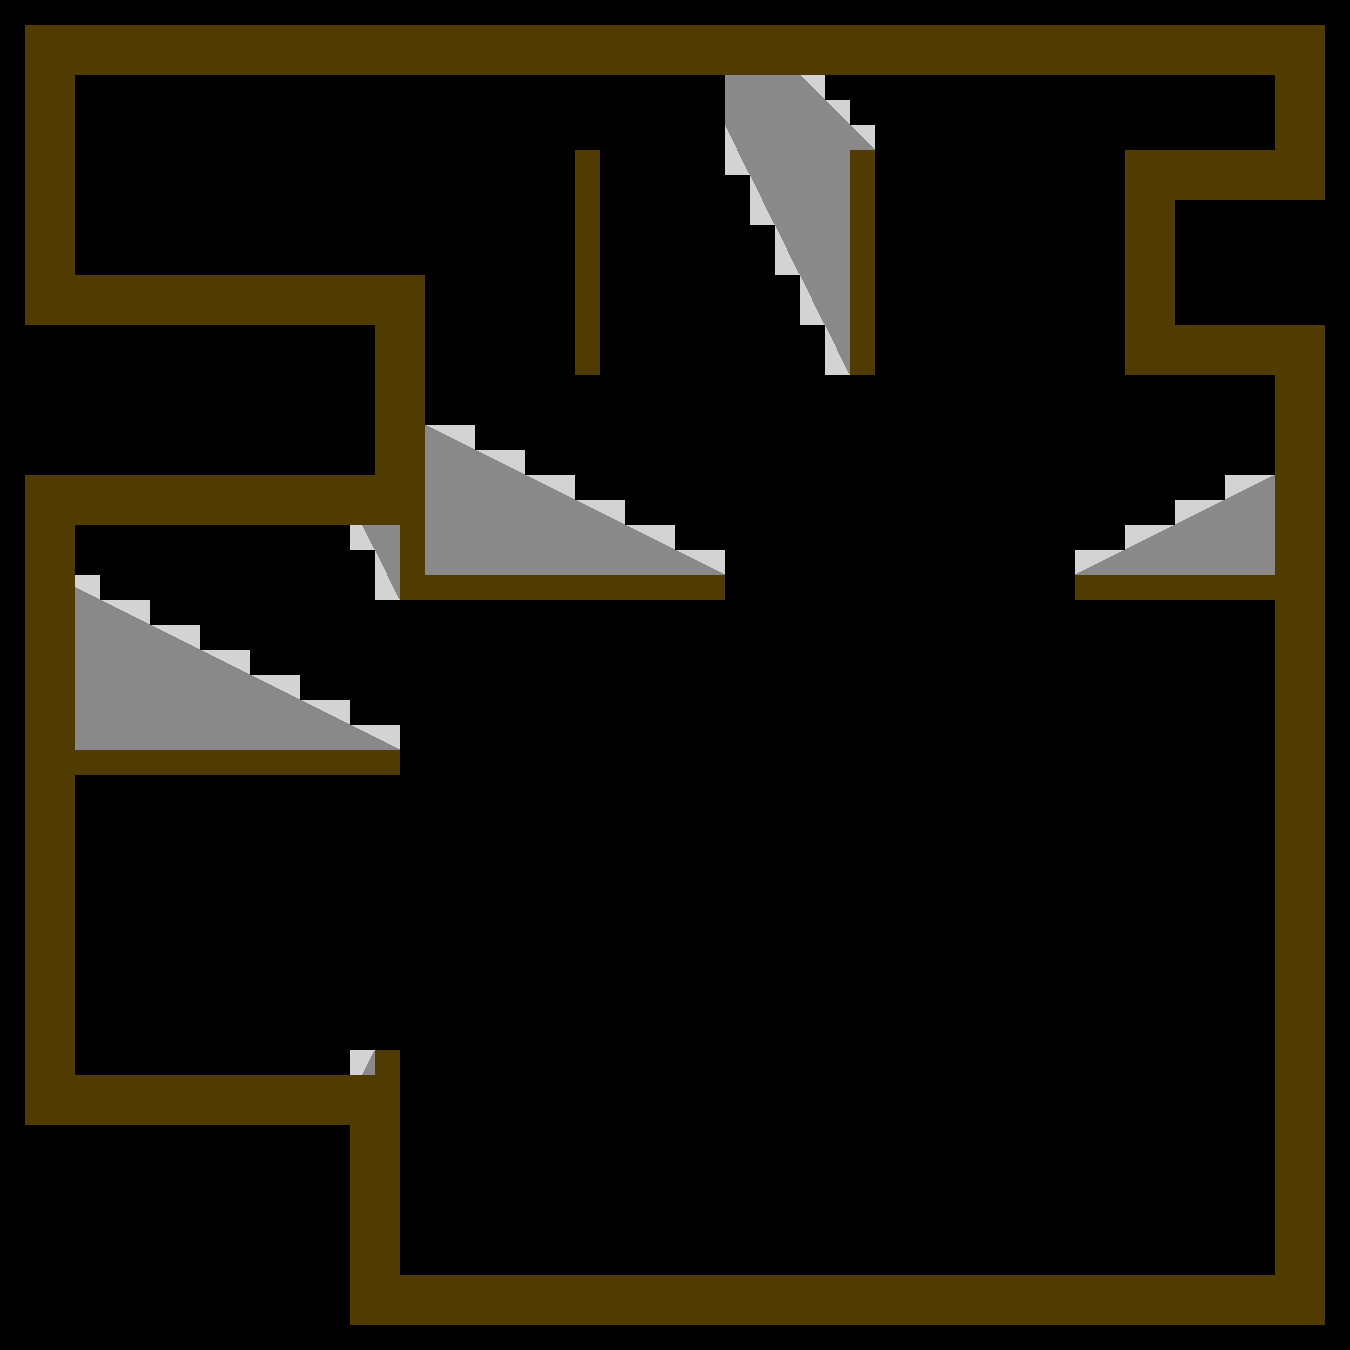

This is a level from a 2D game, rendered from its Tiled map with the project's own tilesets. A one-line summary and the complete map file follow:
An orthogonal 54x54 tile map with 25x25 px tiles, 1 tile layer (Tile Layer 1).

<map version="1.0" orientation="orthogonal" renderorder="right-down" width="54" height="54" tilewidth="25" tileheight="25" nextobjectid="1">
 <tileset firstgid="1" name="tileset" tilewidth="25" tileheight="25" tilecount="35" columns="7">
  <image source="../tileset.png" width="175" height="125" />
 </tileset>
 <layer name="Tile Layer 1" width="54" height="54">
  <data encoding="csv">
3,3,3,3,3,3,3,3,3,3,3,3,3,3,3,3,3,3,3,3,3,3,3,3,3,3,3,3,3,3,3,3,3,3,3,3,3,3,3,3,3,3,3,3,3,3,3,3,3,3,3,3,3,3,
3,1,1,1,1,1,1,1,1,1,1,1,1,1,1,1,1,1,1,1,1,1,1,1,1,1,1,1,1,1,1,1,1,1,1,1,1,1,1,1,1,1,1,1,1,1,1,1,1,1,1,1,1,3,
3,1,1,1,1,1,1,1,1,1,1,1,1,1,1,1,1,1,1,1,1,1,1,1,1,1,1,1,1,1,1,1,1,1,1,1,1,1,1,1,1,1,1,1,1,1,1,1,1,1,1,1,1,3,
3,1,1,0,0,0,0,0,0,0,0,0,0,0,0,0,0,0,0,0,0,0,0,0,0,0,0,0,0,6,6,6,28,0,0,0,0,0,0,0,0,0,0,0,0,0,0,0,0,0,0,1,1,3,
3,1,1,0,0,0,0,0,0,0,0,0,0,0,0,0,0,0,0,0,0,0,0,0,0,0,0,0,0,6,6,6,6,28,0,0,0,0,0,0,0,0,0,0,0,0,0,0,0,0,0,1,1,3,
3,1,1,0,0,0,0,0,0,0,0,0,0,0,0,0,0,0,0,0,0,0,0,0,0,0,0,0,0,12,6,6,6,6,28,0,0,0,0,0,0,0,0,0,0,0,0,0,0,0,0,1,1,3,
3,1,1,0,0,0,0,0,0,0,0,0,0,0,0,0,0,0,0,0,0,0,0,1,0,0,0,0,0,11,6,6,6,6,1,0,0,0,0,0,0,0,0,0,0,1,1,1,1,1,1,1,1,3,
3,1,1,0,0,0,0,0,0,0,0,0,0,0,0,0,0,0,0,0,0,0,0,1,0,0,0,0,0,0,12,6,6,6,1,0,0,0,0,0,0,0,0,0,0,1,1,1,1,1,1,1,1,3,
3,1,1,0,0,0,0,0,0,0,0,0,0,0,0,0,0,0,0,0,0,0,0,1,0,0,0,0,0,0,11,6,6,6,1,0,0,0,0,0,0,0,0,0,0,1,1,3,3,3,3,3,3,3,
3,1,1,0,0,0,0,0,0,0,0,0,0,0,0,0,0,0,0,0,0,0,0,1,0,0,0,0,0,0,0,12,6,6,1,0,0,0,0,0,0,0,0,0,0,1,1,3,3,3,3,3,3,3,
3,1,1,0,0,0,0,0,0,0,0,0,0,0,0,0,0,0,0,0,0,0,0,1,0,0,0,0,0,0,0,11,6,6,1,0,0,0,0,0,0,0,0,0,0,1,1,3,3,3,3,3,3,3,
3,1,1,1,1,1,1,1,1,1,1,1,1,1,1,1,1,0,0,0,0,0,0,1,0,0,0,0,0,0,0,0,12,6,1,0,0,0,0,0,0,0,0,0,0,1,1,3,3,3,3,3,3,3,
3,1,1,1,1,1,1,1,1,1,1,1,1,1,1,1,1,0,0,0,0,0,0,1,0,0,0,0,0,0,0,0,11,6,1,0,0,0,0,0,0,0,0,0,0,1,1,3,3,3,3,3,3,3,
3,3,3,3,3,3,3,3,3,3,3,3,3,3,3,1,1,0,0,0,0,0,0,1,0,0,0,0,0,0,0,0,0,12,1,0,0,0,0,0,0,0,0,0,0,1,1,1,1,1,1,1,1,3,
3,3,3,3,3,3,3,3,3,3,3,3,3,3,3,1,1,0,0,0,0,0,0,1,0,0,0,0,0,0,0,0,0,11,1,0,0,0,0,0,0,0,0,0,0,1,1,1,1,1,1,1,1,3,
3,3,3,3,3,3,3,3,3,3,3,3,3,3,3,1,1,0,0,0,0,0,0,0,0,0,0,0,0,0,0,0,0,0,0,0,0,0,0,0,0,0,0,0,0,0,0,0,0,0,0,1,1,3,
3,3,3,3,3,3,3,3,3,3,3,3,3,3,3,1,1,0,0,0,0,0,0,0,0,0,0,0,0,0,0,0,0,0,0,0,0,0,0,0,0,0,0,0,0,0,0,0,0,0,0,1,1,3,
3,3,3,3,3,3,3,3,3,3,3,3,3,3,3,1,1,23,24,0,0,0,0,0,0,0,0,0,0,0,0,0,0,0,0,0,0,0,0,0,0,0,0,0,0,0,0,0,0,0,0,1,1,3,
3,3,3,3,3,3,3,3,3,3,3,3,3,3,3,1,1,6,6,23,24,0,0,0,0,0,0,0,0,0,0,0,0,0,0,0,0,0,0,0,0,0,0,0,0,0,0,0,0,0,0,1,1,3,
3,1,1,1,1,1,1,1,1,1,1,1,1,1,1,1,1,6,6,6,6,23,24,0,0,0,0,0,0,0,0,0,0,0,0,0,0,0,0,0,0,0,0,0,0,0,0,0,0,9,10,1,1,3,
3,1,1,1,1,1,1,1,1,1,1,1,1,1,1,1,1,6,6,6,6,6,6,23,24,0,0,0,0,0,0,0,0,0,0,0,0,0,0,0,0,0,0,0,0,0,0,9,10,6,6,1,1,3,
3,1,1,0,0,0,0,0,0,0,0,0,0,0,11,6,1,6,6,6,6,6,6,6,6,23,24,0,0,0,0,0,0,0,0,0,0,0,0,0,0,0,0,0,0,9,10,6,6,6,6,1,1,3,
3,1,1,0,0,0,0,0,0,0,0,0,0,0,0,12,1,6,6,6,6,6,6,6,6,6,6,23,24,0,0,0,0,0,0,0,0,0,0,0,0,0,0,9,10,6,6,6,6,6,6,1,1,3,
3,1,1,24,0,0,0,0,0,0,0,0,0,0,0,11,1,1,1,1,1,1,1,1,1,1,1,1,1,0,0,0,0,0,0,0,0,0,0,0,0,0,0,1,1,1,1,1,1,1,1,1,1,3,
3,1,1,6,23,24,0,0,0,0,0,0,0,0,0,0,0,0,0,0,0,0,0,0,0,0,0,0,0,0,0,0,0,0,0,0,0,0,0,0,0,0,0,0,0,0,0,0,0,0,0,1,1,3,
3,1,1,6,6,6,23,24,0,0,0,0,0,0,0,0,0,0,0,0,0,0,0,0,0,0,0,0,0,0,0,0,0,0,0,0,0,0,0,0,0,0,0,0,0,0,0,0,0,0,0,1,1,3,
3,1,1,6,6,6,6,6,23,24,0,0,0,0,0,0,0,0,0,0,0,0,0,0,0,0,0,0,0,0,0,0,0,0,0,0,0,0,0,0,0,0,0,0,0,0,0,0,0,0,0,1,1,3,
3,1,1,6,6,6,6,6,6,6,23,24,0,0,0,0,0,0,0,0,0,0,0,0,0,0,0,0,0,0,0,0,0,0,0,0,0,0,0,0,0,0,0,0,0,0,0,0,0,0,0,1,1,3,
3,1,1,6,6,6,6,6,6,6,6,6,23,24,0,0,0,0,0,0,0,0,0,0,0,0,0,0,0,0,0,0,0,0,0,0,0,0,0,0,0,0,0,0,0,0,0,0,0,0,0,1,1,3,
3,1,1,6,6,6,6,6,6,6,6,6,6,6,23,24,0,0,0,0,0,0,0,0,0,0,0,0,0,0,0,0,0,0,0,0,0,0,0,0,0,0,0,0,0,0,0,0,0,0,0,1,1,3,
3,1,1,1,1,1,1,1,1,1,1,1,1,1,1,1,0,0,0,0,0,0,0,0,0,0,0,0,0,0,0,0,0,0,0,0,0,0,0,0,0,0,0,0,0,0,0,0,0,0,0,1,1,3,
3,1,1,0,0,0,0,0,0,0,0,0,0,0,0,0,0,0,0,0,0,0,0,0,0,0,0,0,0,0,0,0,0,0,0,0,0,0,0,0,0,0,0,0,0,0,0,0,0,0,0,1,1,3,
3,1,1,0,0,0,0,0,0,0,0,0,0,0,0,0,0,0,0,0,0,0,0,0,0,0,0,0,0,0,0,0,0,0,0,0,0,0,0,0,0,0,0,0,0,0,0,0,0,0,0,1,1,3,
3,1,1,0,0,0,0,0,0,0,0,0,0,0,0,0,0,0,0,0,0,0,0,0,0,0,0,0,0,0,0,0,0,0,0,0,0,0,0,0,0,0,0,0,0,0,0,0,0,0,0,1,1,3,
3,1,1,0,0,0,0,0,0,0,0,0,0,0,0,0,0,0,0,0,0,0,0,0,0,0,0,0,0,0,0,0,0,0,0,0,0,0,0,0,0,0,0,0,0,0,0,0,0,0,0,1,1,3,
3,1,1,0,0,0,0,0,0,0,0,0,0,0,0,0,0,0,0,0,0,0,0,0,0,0,0,0,0,0,0,0,0,0,0,0,0,0,0,0,0,0,0,0,0,0,0,0,0,0,0,1,1,3,
3,1,1,0,0,0,0,0,0,0,0,0,0,0,0,0,0,0,0,0,0,0,0,0,0,0,0,0,0,0,0,0,0,0,0,0,0,0,0,0,0,0,0,0,0,0,0,0,0,0,0,1,1,3,
3,1,1,0,0,0,0,0,0,0,0,0,0,0,0,0,0,0,0,0,0,0,0,0,0,0,0,0,0,0,0,0,0,0,0,0,0,0,0,0,0,0,0,0,0,0,0,0,0,0,0,1,1,3,
3,1,1,0,0,0,0,0,0,0,0,0,0,0,0,0,0,0,0,0,0,0,0,0,0,0,0,0,0,0,0,0,0,0,0,0,0,0,0,0,0,0,0,0,0,0,0,0,0,0,0,1,1,3,
3,1,1,0,0,0,0,0,0,0,0,0,0,0,0,0,0,0,0,0,0,0,0,0,0,0,0,0,0,0,0,0,0,0,0,0,0,0,0,0,0,0,0,0,0,0,0,0,0,0,0,1,1,3,
3,1,1,0,0,0,0,0,0,0,0,0,0,0,0,0,0,0,0,0,0,0,0,0,0,0,0,0,0,0,0,0,0,0,0,0,0,0,0,0,0,0,0,0,0,0,0,0,0,0,0,1,1,3,
3,1,1,0,0,0,0,0,0,0,0,0,0,0,0,0,0,0,0,0,0,0,0,0,0,0,0,0,0,0,0,0,0,0,0,0,0,0,0,0,0,0,0,0,0,0,0,0,0,0,0,1,1,3,
3,1,1,0,0,0,0,0,0,0,0,0,0,0,18,1,0,0,0,0,0,0,0,0,0,0,0,0,0,0,0,0,0,0,0,0,0,0,0,0,0,0,0,0,0,0,0,0,0,0,0,1,1,3,
3,1,1,1,1,1,1,1,1,1,1,1,1,1,1,1,0,0,0,0,0,0,0,0,0,0,0,0,0,0,0,0,0,0,0,0,0,0,0,0,0,0,0,0,0,0,0,0,0,0,0,1,1,3,
3,1,1,1,1,1,1,1,1,1,1,1,1,1,1,1,0,0,0,0,0,0,0,0,0,0,0,0,0,0,0,0,0,0,0,0,0,0,0,0,0,0,0,0,0,0,0,0,0,0,0,1,1,3,
3,3,3,3,3,3,3,3,3,3,3,3,3,3,1,1,0,0,0,0,0,0,0,0,0,0,0,0,0,0,0,0,0,0,0,0,0,0,0,0,0,0,0,0,0,0,0,0,0,0,0,1,1,3,
3,3,3,3,3,3,3,3,3,3,3,3,3,3,1,1,0,0,0,0,0,0,0,0,0,0,0,0,0,0,0,0,0,0,0,0,0,0,0,0,0,0,0,0,0,0,0,0,0,0,0,1,1,3,
3,3,3,3,3,3,3,3,3,3,3,3,3,3,1,1,0,0,0,0,0,0,0,0,0,0,0,0,0,0,0,0,0,0,0,0,0,0,0,0,0,0,0,0,0,0,0,0,0,0,0,1,1,3,
3,3,3,3,3,3,3,3,3,3,3,3,3,3,1,1,0,0,0,0,0,0,0,0,0,0,0,0,0,0,0,0,0,0,0,0,0,0,0,0,0,0,0,0,0,0,0,0,0,0,0,1,1,3,
3,3,3,3,3,3,3,3,3,3,3,3,3,3,1,1,0,0,0,0,0,0,0,0,0,0,0,0,0,0,0,0,0,0,0,0,0,0,0,0,0,0,0,0,0,0,0,0,0,0,0,1,1,3,
3,3,3,3,3,3,3,3,3,3,3,3,3,3,1,1,0,0,0,0,0,0,0,0,0,0,0,0,0,0,0,0,0,0,0,0,0,0,0,0,0,0,0,0,0,0,0,0,0,0,0,1,1,3,
3,3,3,3,3,3,3,3,3,3,3,3,3,3,1,1,1,1,1,1,1,1,1,1,1,1,1,1,1,1,1,1,1,1,1,1,1,1,1,1,1,1,1,1,1,1,1,1,1,1,1,1,1,3,
3,3,3,3,3,3,3,3,3,3,3,3,3,3,1,1,1,1,1,1,1,1,1,1,1,1,1,1,1,1,1,1,1,1,1,1,1,1,1,1,1,1,1,1,1,1,1,1,1,1,1,1,1,3,
3,3,3,3,3,3,3,3,3,3,3,3,3,3,3,3,3,3,3,3,3,3,3,3,3,3,3,3,3,3,3,3,3,3,3,3,3,3,3,3,3,3,3,3,3,3,3,3,3,3,3,3,3,3
</data>
 </layer>
</map>